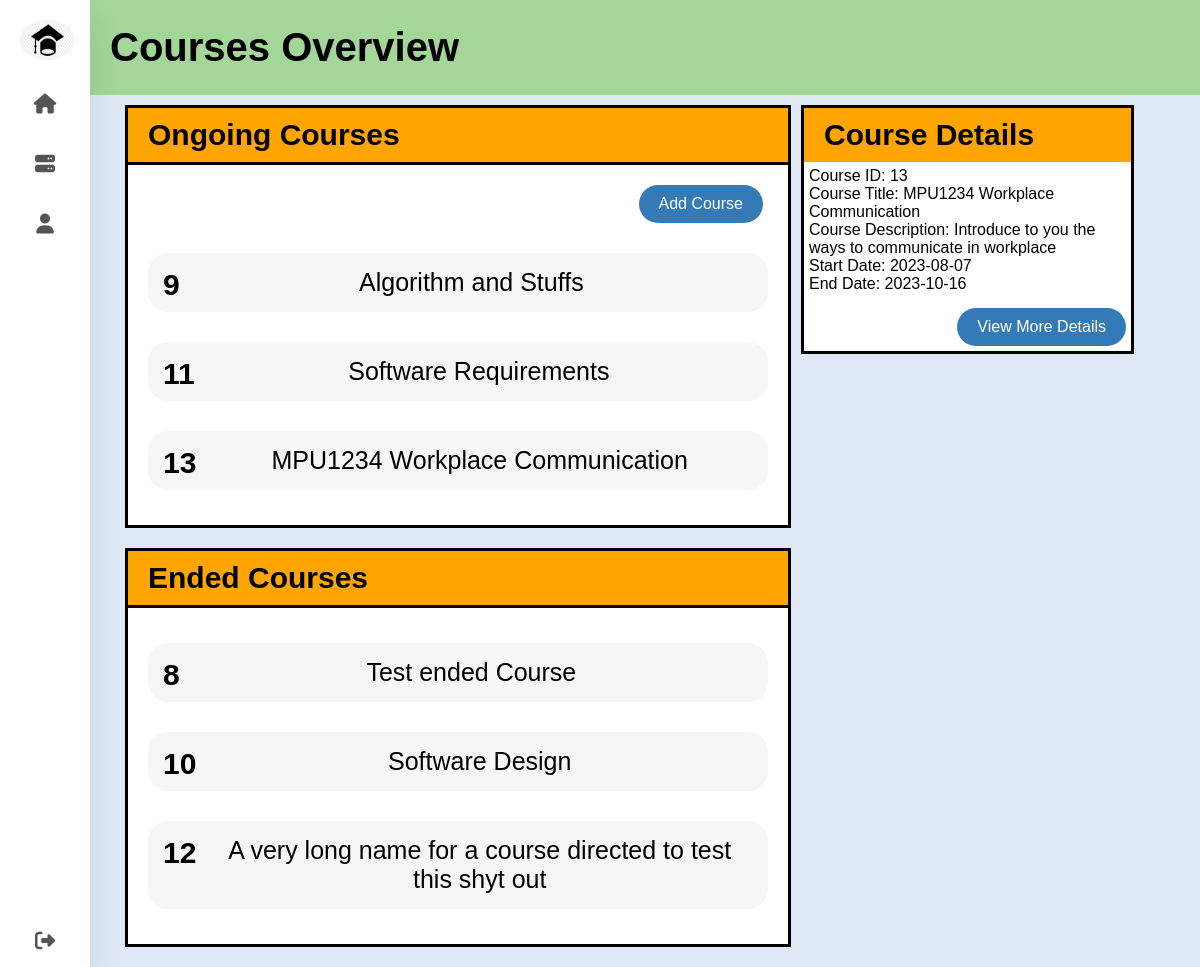
Page /admin/courseOverview.php?course=13 (signed in) on the committed database.
### tables this page shows
CREATE TABLE `course` (
  `course_id` int(11) NOT NULL,
  `provider_username` varchar(20) NOT NULL,
  `course_title` varchar(100) NOT NULL,
  `course_description` text NOT NULL,
  `start_date` date NOT NULL,
  `end_date` date NOT NULL,
  `course_image_path` varchar(200) DEFAULT NULL
);

### admin/courseOverview.php (the view, shortened to what this page needs)
<?php include '../db_connect.php';
?>
<!DOCTYPE html>
<html>
<head>
    <link rel="stylesheet" href="../navBar/navBarStyle.css"/>
    <link rel="stylesheet" href="courses.css"/>
</head>
<body>
<div class="Container">
    <div class="sidebar">
        <?php include '../navBar/navBar.php'?>
    </div>
    <div class="content" id="content">
        <header class="header-bar">
            <h1>Courses Overview<h1>
        </header>
        <div class="left-panel">
            <div class="ongoing-course">
                <h1>Ongoing Courses</h1>
                <div class="display-course-container">
                    <a href="../trainingProvider/createCourse.php"><button>Add Course</button><a>
                    <?php
                    if($_SESSION['usertype'] == "Admin") {
                        $sql = "SELECT * FROM course WHERE end_date > '" . date("Y-m-d") . "';";
                    }
                    else if ($_SESSION['usertype'] == "Provider") {
                        $sql = "SELECT * FROM course WHERE provider_username = '" . $_SESSION["username"] . "' and end_date > '" . date("Y-m-d") . "';";
                    }
                    $result = mysqli_query($connect,$sql);
                    displayCourses($result);
                    ?>
                </div>
            </div>
            <div class="ended-course">
                <h1>Ended Courses</h1>
                <div class="display-course-container">
                    <?php
                    if($_SESSION['usertype'] == "Admin") {
                        $sql = "SELECT * FROM course WHERE end_date <= '" . date("Y-m-d") . "';";
                    }
                    else if ($_SESSION['usertype'] == "Provider") {
                        $sql = "SELECT * FROM course WHERE provider_username = '" . $_SESSION["username"] . "' and end_date <= '" . date("Y-m-d") . "';";
                    }
                    $result = mysqli_query($connect,$sql);
                    ?>
                </div>
            </div>
        </div>
        <div class="right-panel">
        <?php
            if(isset($_GET['course'])) {
                $sql = "SELECT * FROM course where course_id=" . $_GET['course'] . ";";
                $result = mysqli_query($connect,$sql);
                $row = mysqli_fetch_assoc($result);
                ?>
                <div class='course-details'>
                    <h1>Course Details</h1>
                    <div class="course-details-box">
                        <?php
                            echo "<p>Course ID: ". $row['course_id']."</p>";
                            echo "<p>Course Title: ". $row['course_title']."</p>";
                            echo "<p>Course Description: ". $row['course_description']."</p>";
                            echo "<p>Start Date: ". $row['start_date']."</p>";
                            echo "<p>End Date: ". $row['end_date']."</p>";
                            echo "<a href='../trainingProvider/courseDetail.php?view&course=". $row['course_id'] . "'><button>View More Details</button></a>";
                        ?>
                    </div>
                </div>
                <?php
            }
            ?>
        </div>
    </div>
</div>
</body>
</html>
<?php
    function displayCourses($result) {
        while ($row = mysqli_fetch_assoc($result)) {
            echo '<a href="courseOverview.php?course=' . $row["course_id"] . '">';
            echo '<div class="display-course">';
            echo '<p class="course-id">' . $row["course_id"] . '</p>';
            echo '<p class="course-title">' . $row["course_title"] . '</p>';
            echo '</div>';
            echo '</a>';
        }
    }
?>

### navBar/navBarStyle.css (style rules this page uses)
* { margin:0; padding:0; outline:none; border:none; text-decoration:none; box-sizing:border-box; font-family: "Poppins", sans-serif; }
body { background: #dfe9f5; margin : 0; padding : 0; }
.content { flex-grow: 1; margin-left: 90px; transition: all 0.3s ease-in; }

### admin/courses.css (style rules this page uses)
body { margin: 0; padding: 0 0; background-color: rgb(233, 233, 233); }
header.header-bar { font-family: 'Montserrat', sans-serif; background: #a3d698; color: black; padding: 25px 20px; font-size: 20px; margin-bottom: 10px; }
* { font-family: 'Montserrat', sans-serif; }
.ongoing-course h1, .ended-course h1, .course-details h1 { font-size: 30px; padding-left: 20px; padding-top: 10px; padding-bottom: 10px; clear: left; background-color: orange; margin-bottom: 0; border-top: 3px solid black; border-left: 3px solid black; border-right: 3px solid black; }
a { text-decoration: none; }
button { background-color: #337ab7; border-radius : 50px; color: #fff; padding: 10px 20px; font-size: 16px; cursor: pointer; margin-left: auto; margin-right: 20px; margin-top: 15px; display: flex; }
.display-course-container { background-color: rgb(255, 255, 255); padding: 5px; margin: 0px; margin-bottom:20px; border-top: 3px solid black; border-left: 3px solid black; border-right: 3px solid black; border-bottom: 3px solid black; }
.left-panel { width: 60%; float: left; margin-right: 10px; margin-left: 35px; }
.display-course { clear: left; background-color: rgb(246, 246, 246); border-radius: 20px; margin: 30px 15px; padding: 15px; color: black; transition: transform 0.3s ease; }
.course-id { float: left; text-align: left; font-weight: bold; font-size: 30px; margin: 0; margin-right: 10px; padding: 0; }
.course-title { text-align: center; margin: 0; padding: 0; font-size: 25px; }
.course-details { border-radius: 10px; float: left; width: 30%; height: fit-content; }
.course-details h1 { margin-bottom: 0; }
.course-details-box button { margin-right: 0px; }
.course-details-box { margin: 0; padding: 5px; border-left: 3px solid black; border-right: 3px solid black; border-bottom: 3px solid black; background-color: white; }

### rows in the picture
course: course_id "9", course_title "Algorithm and Stuffs"
course: course_id "11", course_title "Software Requirements"
course: course_id "13", course_title "MPU1234 Workplace Communication", course_description "Introduce to you the ways to communicate in workplace", start_date "2023-08-07", end_date "2023-10-16"
course: course_id "8", course_title "Test ended Course"
course: course_id "10", course_title "Software Design"
course: course_id "12", course_title "A very long name for a course directed to test this shyt out"
